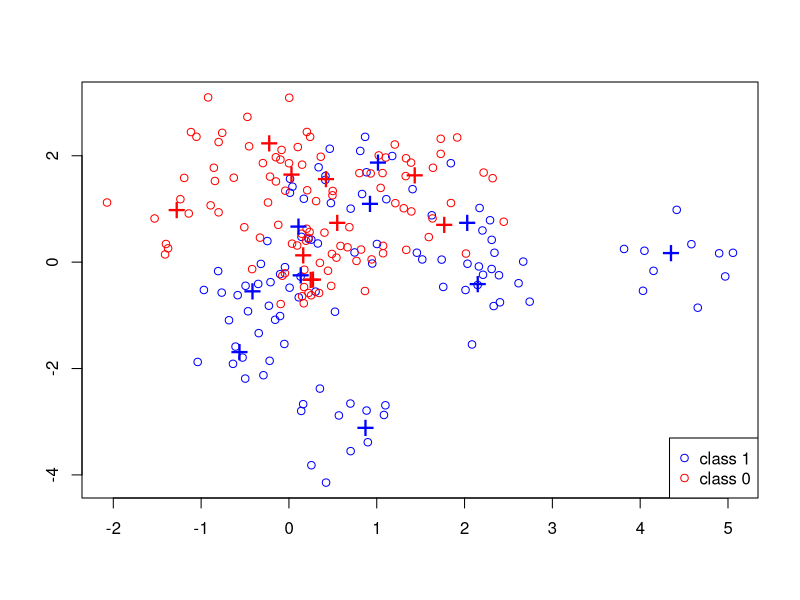
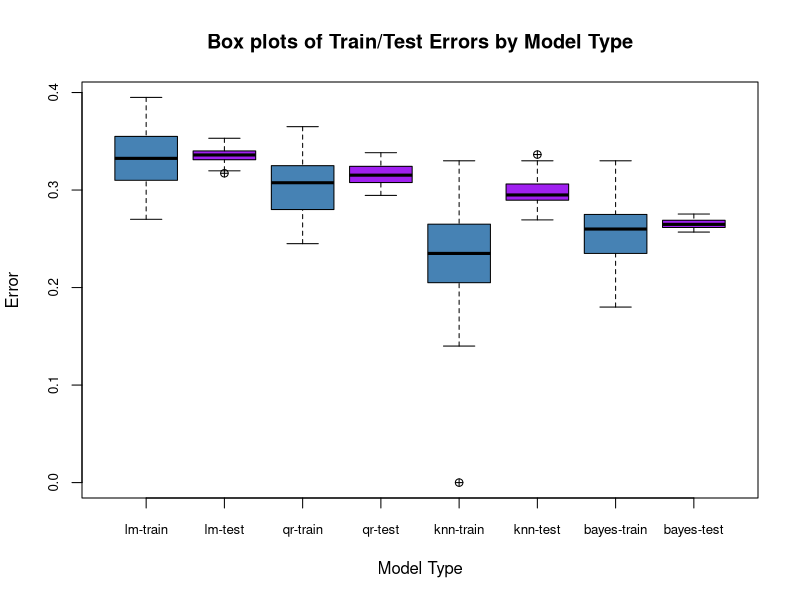
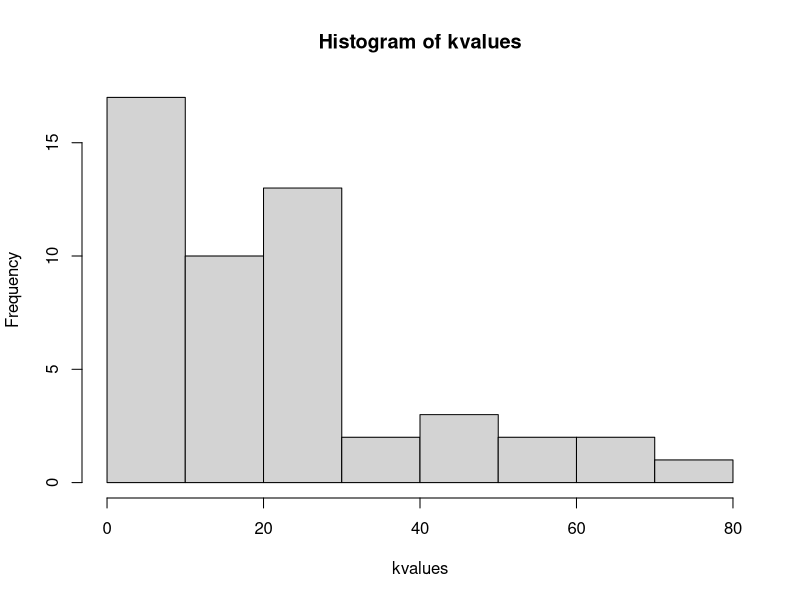

The R script that drew these images, in order:
## ---- chunk 1
set.seed(1093)
## ---- chunk 2
p = 2;      
csize = 10;     # number of centers
sigma = 1;      # sd for generating the centers 
m1 = matrix(rnorm(csize*p), csize, p)*sigma + 
  cbind( rep(1, csize), rep(0, csize))
m0 = matrix(rnorm(csize*p), csize, p)*sigma + 
  cbind( rep(0, csize), rep(1, csize))
## ---- chunk 3
sim_params = list(
 csize = 10,      # number of centers
 p = 2,           # dimension
 s = sqrt(1/5),   # standard deviation for generating data
 n = 100,         # training size per class
 N = 5000,        # test size per class
 m0 = m0,         # 10 centers for class 0
 m1 = m1         # 10 centers for class 1
)


generate_sim_data = function(sim_params){
  p = sim_params$p
  s = sim_params$s 
  n = sim_params$n 
  N = sim_params$N 
  m1 = sim_params$m1 
  m0 = sim_params$m0
  csize = sim_params$csize
  
  id1 = sample(1:csize, n, replace = TRUE);
  id0 = sample(1:csize, n, replace = TRUE);
  traindata = matrix(rnorm(2*n*p), 2*n, p)*s + rbind(m1[id1,], m0[id0,])
  Ytrain = factor(c(rep(1,n), rep(0,n)))
  shuffle_row_id = sample(1:n)

  id1 = sample(1:csize, N, replace=TRUE);
  id0 = sample(1:csize, N, replace=TRUE); 
  testdata = matrix(rnorm(2*N*p), 2*N, p)*s + rbind(m1[id1,], m0[id0,])
  Ytest = factor(c(rep(1,N), rep(0,N)))
  
  # Return the training/test data along with labels
  list(
  traindata = traindata,
  Ytrain = Ytrain,
  testdata = testdata,
  Ytest = Ytest
  )
}
## ---- chunk 4
mydata = generate_sim_data(sim_params)
traindata = mydata$train   #note!!! train is really traindata, R allows shortened syntax 
Ytrain = mydata$Ytrain
testdata = mydata$testdata
Ytest = mydata$Ytest

mycol = rep("blue", nrow(traindata))
mycol[Ytrain==0] = "red"
plot(traindata[, 1], traindata[, 2], type = "n", xlab = "", ylab = "")
points(traindata[, 1], traindata[, 2], col = mycol);
points(m1[, 1], m1[, 2], pch = "+", cex = 2, col = "blue");    
points(m0[, 1], m0[, 2], pch = "+", cex = 2, col = "red");   
legend("bottomright", pch = c(1,1), col = c("blue", "red"), 
       legend = c("class 1", "class 0"))  
## ---- chunk 5
 
myKNN = function(traindata, testdata, k){
  #initialize prediction vector with -1s
  
  pred_vec = rep(-1, nrow(testdata)) 
  for (i in 1:nrow(testdata)){  #O(nrows_testdata * (nrows_traindata + nrows_traindata*log(nrows_traindata) + K))? -> O(m*nlogn + m*K)
    temp = matrix(testdata[i,], nrow = nrow(traindata), ncol = ncol(traindata), byrow = TRUE) #each row is a duplicate of testdata[i,]
    temp = (traindata - temp)^2
    temp = rowSums(temp)
    temp = sqrt(temp)
    temp = cbind(dist = temp, label = Ytrain) #temp matrix nx2 contains distance and label
    temp = temp[order(temp[,1], decreasing = FALSE),]  #sort is O(nlogn)
    #print(temp)
    label_1 = 0
    label_2 = 0
    majority = NULL
    for (index in 1:k){
      label = temp[index, 2] 
      #label 2 is really label 1 due to R's convention
      if (label == 2){          
        label_2 = label_2 + 1
      }
      #all labels are either 1 or 2
      else{
        label_1 = label_1 + 1
      }
    }
    #case 1: see if there is a tie
    if (label_1 == label_2){
      kth_neighbor = temp[k,2]
      majority = ifelse(kth_neighbor == 2, 1, 2)
    }
    #case2: no tie 
    else{
    majority = ifelse (label_1 > label_2, 1, 2)
    pred_vec[i] = majority
    }
  }
  pred_vec
}
## ---- chunk 6
pred_vec_k1 = myKNN(traindata = traindata, testdata = testdata, k = 1)
pred_vec_k3 = myKNN(traindata = traindata, testdata = testdata, k = 3)
pred_vec_k5 = myKNN(traindata = traindata, testdata = testdata, k = 5)
## ---- chunk 7
library(class)
test.pred = knn(traindata, testdata, Ytrain, k = 1)
table(Ytest, test.pred)
test.pred = knn(traindata, testdata, Ytrain, k = 3)
table(Ytest, test.pred)
test.pred = knn(traindata, testdata, Ytrain, k = 5)
table(Ytest, test.pred)
## ---- chunk 8
table(Ytest, pred_vec_k1)
table(Ytest, pred_vec_k3)
table(Ytest, pred_vec_k5)
## ---- chunk 9
fit_lin_model = function(sim_data, verbose = FALSE){
  # change Y from factor to numeric
  sim_data$Ytrain = as.numeric(sim_data$Ytrain) - 1
  sim_data$Ytest = as.numeric(sim_data$Ytest) - 1
  
  # fit a quadratic regression model
  model = lm(
    sim_data$Ytrain ~ .,
    as.data.frame(sim_data$traindata)
  )
  if (verbose) {
    print(summary(model))
  }
  
  decision_thresh = 0.5
  train_pred = as.numeric(model$fitted.values > decision_thresh)
 
  test_yhat = predict(
    model,
    newdata=as.data.frame(sim_data$testdata)
  )
  test_pred = as.numeric(test_yhat > decision_thresh)
  
  # return the mean classification errors on training/test sets
  list(
    train_error = sum(sim_data$Ytrain  != train_pred) / length(sim_data$Ytrain),
    test_error = sum(sim_data$Ytest  != test_pred) / 
      length(sim_data$Ytest)
  )  
}
## ---- chunk 10
lin_model = fit_lin_model(mydata, verbose = TRUE)

## ---- chunk 11
fit_qr_model = function(sim_data, verbose=FALSE) {
  
  # change Y from factor to numeric
  sim_data$Ytrain = as.numeric(sim_data$Ytrain) - 1
  sim_data$Ytest = as.numeric(sim_data$Ytest) - 1
  
  # fit a quadratic regression model
  model = lm(
    sim_data$Ytrain ~ 
      V1 + V2 + I(V1^2) + I(V2^2) + V1:V2,
    as.data.frame(sim_data$traindata)
  )
  if (verbose) {
    print(summary(model))
  }
  
  decision_thresh = 0.5
  train_pred = as.numeric(model$fitted.values > decision_thresh)
 
  test_yhat = predict(
    model,
    newdata=as.data.frame(sim_data$testdata)
  )
  test_pred = as.numeric(test_yhat > decision_thresh)
  
  # return the mean classification errors on training/test sets
  list(
    train_error = sum(sim_data$Ytrain  != train_pred) / length(sim_data$Ytrain),
    test_error = sum(sim_data$Ytest  != test_pred) / 
      length(sim_data$Ytest)
  )
}
## ---- chunk 12
qr_output = fit_qr_model(mydata, TRUE)

## ---- chunk 13
fit_qr_model_matrix = function(sim_data) {
  
  # change Y from factor to numeric
  sim_data$Ytrain = as.numeric(sim_data$Ytrain) - 1
  sim_data$Ytest = as.numeric(sim_data$Ytest) - 1
  
  train_matrix = cbind(sim_data$traindata, sim_data$traindata^2, sim_data$traindata[,1] * sim_data$traindata[,2])
  test_matrix = cbind(sim_data$testdata, sim_data$testdata^2, sim_data$testdata[,1] * sim_data$testdata[,2])
  
  # obtain quadratic regression coefs
  coefs = lm(sim_data$Ytrain ~ train_matrix)$coef
  train_yhat = coefs[1] + train_matrix %*% coefs[-1]
  test_yhat = coefs[1] + test_matrix %*% coefs[-1]
  
  decision_thresh = 0.5
  
  train_pred = as.numeric(train_yhat > decision_thresh)
  test_pred = as.numeric(test_yhat > decision_thresh)
  
  # return the mean classification errors on training/test sets
  list(
    train_error = sum(sim_data$Ytrain  != train_pred) / length(sim_data$Ytrain),
    test_error = sum(sim_data$Ytest  != test_pred) / 
      length(sim_data$Ytest)
  )
}
## ---- chunk 14

cvKNNAveErrorRate = function(k, traindata, Ytrain, foldNum){
  #set.seed(1093)
  n = nrow(traindata)
  foldSize = floor(n/foldNum)  
  #create vector of random numbers, 1:n
  myIndex = sample(1 : n) 
  error = 0
  for(runId in 1:foldNum){
    testSetIndex = ((runId-1)*foldSize + 1):(ifelse(runId == foldNum, n, runId*foldSize))
    #randomize testSetIndex with myIndex (vector containing randomized numbers )
    testSetIndex = myIndex[testSetIndex]
    trainX = traindata[-testSetIndex, ]
    trainY = Ytrain[-testSetIndex]
    testX = traindata[testSetIndex, ]
    testY = Ytrain[testSetIndex]
      
    predictY = knn(trainX, testX, trainY, k)
    error = error + sum(predictY != testY)
        
  }  
  error_Ki = error / n
  return (error_Ki)
}
## ---- chunk 15
#provided code:
# foldNum = 10
# n = nrow(traindata)
# foldSize = floor(n/foldNum)  
# K = 3
# error = 0
# myIndex = sample(1 : n)
# for(runId in 1:foldNum){
#   testSetIndex = ((runId-1)*foldSize + 1):(ifelse(runId == foldNum, n, runId*foldSize))
#   testSetIndex = myIndex[testSetIndex]
#   trainX = traindata[-testSetIndex, ]
#   trainY = Ytrain[-testSetIndex]
#   testX = traindata[testSetIndex, ]
#   testY = Ytrain[testSetIndex]
#   predictY = knn(trainX, testX, trainY, K)
#   error = error + sum(predictY != testY) 
# }
# error = error / n
# error
## ---- chunk 16
# provided code:
# myIndex = sample(1 : n)
# for(runId in 1:foldNum){
#   testSetIndex = ((runId-1)*foldSize + 1):(ifelse(runId == foldNum, n, runId*foldSize))
#   testSetIndex = myIndex[testSetIndex]
  
## ---- chunk 17
cvKNN = function(traindata, Ytrain, foldNum) {
  n = nrow(traindata)
  foldSize = floor(n/foldNum)  
  #KVector = seq(1, (nrow(dataSet) - foldSize), 1)
  KVector = seq(1, (nrow(traindata) - foldSize), 1)
  cvErrorRates = sapply(KVector, cvKNNAveErrorRate, traindata, Ytrain, foldNum)
  #print(cvErrorRates)
  result = list()
  result$bestK = max(KVector[cvErrorRates == min(cvErrorRates)])
  result$cvError = cvErrorRates[KVector == result$bestK]
  return (result)
}
## ---- chunk 18
mixnorm = function(x, centers0, centers1, s){
  ## return the density ratio for a point x, where each 
  ## density is a mixture of normal with multiple components
  
  ## x gets passed in as a vector w length = 2
  d1 = sum(exp(-apply((t(centers1) - x)^2, 2, sum) / (2 * s^2)))
  d0 = sum(exp(-apply((t(centers0) - x)^2, 2, sum) / (2 * s^2)))
  
  return (d1 / d0)
}
## ---- chunk 19
bayes_err = function(data, centers0, centers1, s){
  testdata = data$testdata
  traindata = data$traindata
  Ytrain = data$Ytrain
  Ytest = data$Ytest
  #print(testdata)
  Ytest_pred_Bayes = apply(testdata, 1, mixnorm, centers0, centers1, s)
  Ytrain_pred_Bayes = apply(traindata, 1, mixnorm, centers0, centers1, s)
  #print(Ytest_pred_Bayes)
  Ytest_pred_Bayes = as.numeric(Ytest_pred_Bayes > 1)  #why is >1 the criteria? look at numerator of mix ratio
  Ytrain_pred_Bayes = as.numeric(Ytrain_pred_Bayes > 1)
  #print(Ytest_pred_Bayes)
  #print(Ytest)
  #print(Ytest != Ytest_pred_Bayes)
  #table(Ytest, Ytest_pred_Bayes); 
  test.err.Bayes = sum(Ytest !=  Ytest_pred_Bayes) / (length(Ytest_pred_Bayes))
  train.err.Bayes = sum(Ytrain !=  Ytrain_pred_Bayes) / (length(Ytrain_pred_Bayes))
  results = list(bayes_train_err = train.err.Bayes, bayes_test_err = test.err.Bayes)
  return (results)  #note "results" have to be in parentheses 
}

## ---- chunk 20

#put all error results in a matrix (50 x 8) see pooled_res below
#put all k values in a vector length = 50
matrix_res = matrix(0, ncol = 8, nrow = 50)
kvalues = rep(0,50)

for (i in 1:50){
  mydata = generate_sim_data(sim_params)
  lm_results = fit_lin_model(mydata, verbose = FALSE) #returns both train and test errors
  qr_results = fit_qr_model(mydata, verbose = FALSE)  #returns both train and test errors
  
  traindata = mydata$traindata
  Ytrain = mydata$Ytrain
  Ytest = mydata$Ytest
  
  k = cvKNN(traindata, Ytrain, foldNum = 10)$bestK
  knn_test_pred = knn(traindata, testdata, Ytrain, k)  #this returns test prediction need to calc err
  knn_test_err = sum(knn_test_pred != Ytest)/length(Ytest)
  knn_train_pred = knn(traindata, traindata, Ytrain, k)  #this returns train prediction need to calc err
  knn_train_err = sum(knn_train_pred != Ytrain)/length(Ytrain)
  
  bayes_error = bayes_err(mydata, centers0 = m0, centers1 = m1, s = sim_params$s)

  pooled_res = c(lm_results[[1]], lm_results[[2]],
                 qr_results[[1]], qr_results[[2]],
                 knn_train_err, knn_test_err,
                 bayes_error[[1]], bayes_error[[2]]) 
  kvalues[i] = k
  matrix_res[i, ] = pooled_res
}


## ---- chunk 21
#means of the error and k results
colMeans(matrix_res)
mean(kvalues)
## ---- chunk 22
var_names = c("lm-train", "lm-test", "qr-train", "qr-test", "knn-train", "knn-test", "bayes-train", "bayes-test")
df_models = as.data.frame(matrix_res)
names(df_models) = var_names
head(df_models)


## ---- chunk 23
boxplot(df_models, 
        main = 'Box plots of Train/Test Errors by Model Type',
        xlab = 'Model Type', 
        ylab = 'Error',
        col = c('steelblue', 'purple'),
        cex.axis = 0.8,
        pch = 10)
        

## ---- chunk 24
mean_k = mean(kvalues)
std_err_k = sd(kvalues)/sqrt(length(kvalues))
mean_k
std_err_k
## ---- chunk 25
hist(kvalues)
